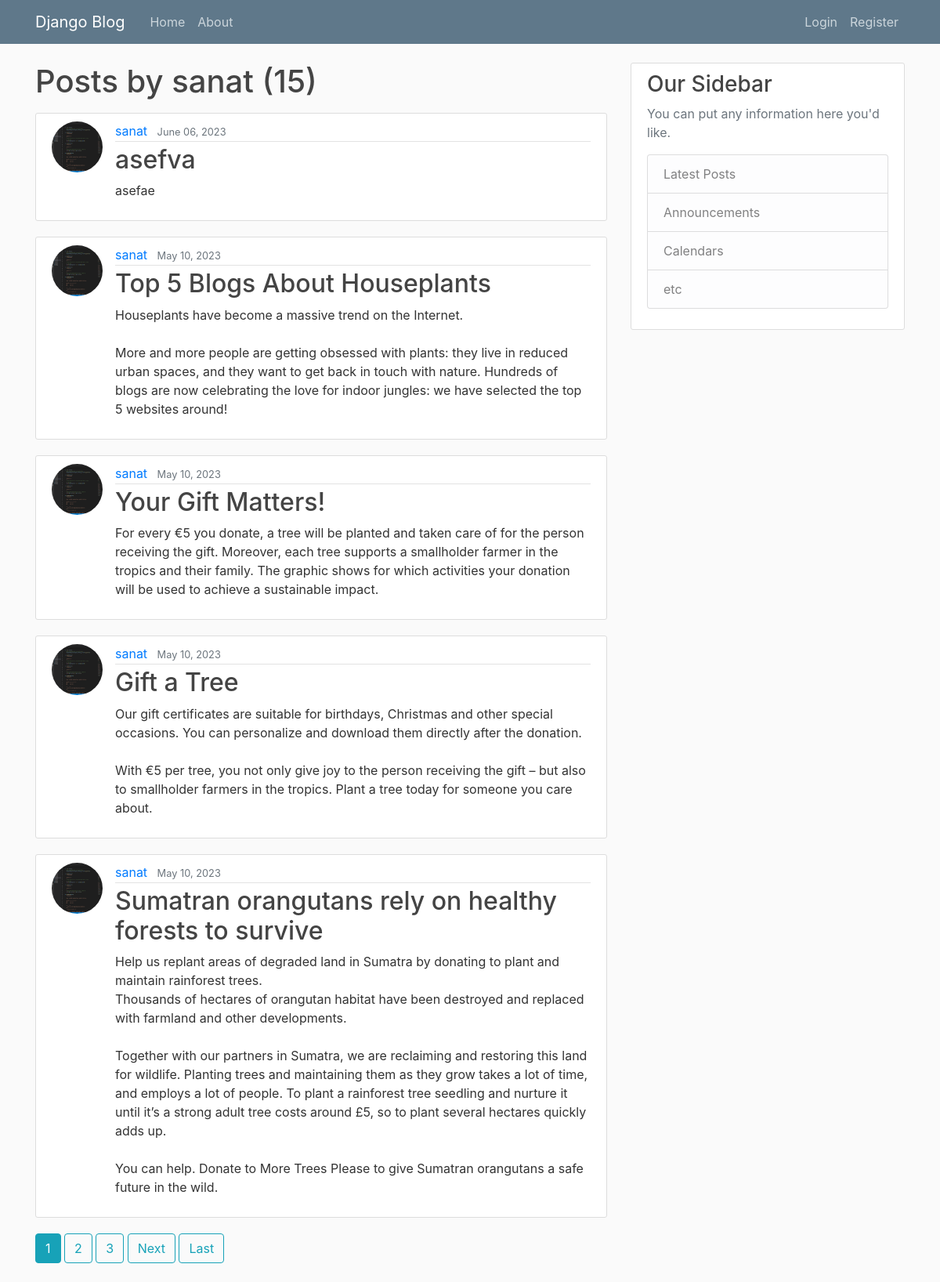
/user/sanat, run on the app's committed database.
### blog/models.py (models this page shows, shortened)
class Post(models.Model):
    title = models.CharField(max_length=100)
    content = models.TextField()
    date_posted = models.DateTimeField(default=timezone.now)
    author = models.ForeignKey(User, on_delete=models.CASCADE)

### users/models.py (models this page shows, shortened)
class Profile(models.Model):
    user = models.OneToOneField(User, on_delete=models.CASCADE)
    image = models.ImageField(default='default.jpg', upload_to='profile_pics')

### blog/views.py (the view)
# urls.py: path('user/<str:username>', UserPostListView.as_view(), name='user-posts'),
class UserPostListView(ListView):
    model = Post
    template_name = 'blog/user_posts.html'
    context_object_name = 'posts'
    paginate_by=5
    def get_queryset(self):
        user = get_object_or_404(User, username=self.kwargs.get('username'))
        return Post.objects.filter(author=user).order_by('-date_posted')

### blog/templates/blog/user_posts.html (shortened to what this page needs)
{% extends "blog/base.html" %}
{% block content %}
    <h1 class="mb-3">Posts by {{ view.kwargs.username }} ({{ page_obj.paginator.count }})</h1>
    {% for post in posts %}
        <article class="media content-section">
          <img class="rounded-circle article-img" src="{{ post.author.profile.image.url }}">
          <div class="media-body">
            <div class="article-metadata">
              <a class="mr-2" href="{% url 'user-posts' post.author.username %}">{{ post.author }}</a>
              <small class="text-muted">{{ post.date_posted|date:"F d, Y" }}</small>
            </div>
            <h2><a class="article-title" href="{% url 'post-detail' post.id %}">{{ post.title }}</a></h2>
            <p class="article-content">{{ post.content }}</p>
          </div>
        </article>
    {% endfor %}
    {% if is_paginated %}
      {% for num in page_obj.paginator.page_range %}
        {% if page_obj.number == num %}
          <a class="btn btn-info mb-4" href="?page={{ num }}">{{ num }}</a>
        {% elif num > page_obj.number|add:'-3' and num < page_obj.number|add:'3' %}
          <a class="btn btn-outline-info mb-4" href="?page={{ num }}">{{ num }}</a>
        {% endif %}
      {% endfor %}
      {% if page_obj.has_next %}
        <a class="btn btn-outline-info mb-4" href="?page={{ page_obj.next_page_number }}">Next</a>
        <a class="btn btn-outline-info mb-4" href="?page={{ page_obj.paginator.num_pages }}">Last</a>
      {% endif %}
    {% endif %}
{% endblock content %}

### blog/static/blog/main.css (style rules this page uses)
body { background: #fafafa; color: #333333; margin-top: 5rem; }
h1, h2, h3, h4, h5, h6 { color: #444444; }
.content-section { background: #ffffff; padding: 10px 20px; border: 1px solid #dddddd; border-radius: 3px; margin-bottom: 20px; }
.article-title { color: #444444; }
.article-content { white-space: pre-line; }
.article-img { height: 65px; width: 65px; margin-right: 16px; }
.article-metadata { padding-bottom: 1px; margin-bottom: 4px; border-bottom: 1px solid #e3e3e3 }

### data on the page
Post: author.profile.image (picture), author "sanat", date_posted "June 06, 2023", title "asefva", content "asefae"
Post: author.profile.image (picture), author "sanat", date_posted "May 10, 2023", title "Top 5 Blogs About Houseplants", content "Houseplants have become a massive trend on the Internet. More and more people are getting obsessed with plants: they live in reduced urban spaces, and they want to get back in touch with nature. Hundreds of blogs are now celebrating the love for indoor jungles: we have selected the top 5 websites around!"
Post: author.profile.image (picture), author "sanat", date_posted "May 10, 2023", title "Your Gift Matters!", content "For every €5 you donate, a tree will be planted and taken care of for the person receiving the gift. Moreover, each tree supports a smallholder farmer in the tropics and their family. The graphic shows for which activities your donation will be used to achieve a sustainable impact."
Post: author.profile.image (picture), author "sanat", date_posted "May 10, 2023", title "Gift a Tree", content "Our gift certificates are suitable for birthdays, Christmas and other special occasions. You can personalize and download them directly after the donation. With €5 per tree, you not only give joy to the person receiving the gift – but also to smallholder farmers in the tropics. Plant a tree today for someone you care about."
Post: author.profile.image (picture), author "sanat", date_posted "May 10, 2023", title "Sumatran orangutans rely on healthy forests to survive", content "Help us replant areas of degraded land in Sumatra by donating to plant and maintain rainforest trees. Thousands of hectares of orangutan habitat have been destroyed and replaced with farmland and other developments. Together with our partners in Sumatra, we are reclaiming and restoring this land for wildlife. Planting trees and maintaining them as they grow takes a lot of time, and employs a lot of people. To plant a rainforest tree seedling and nurture it until it’s a strong adult tree costs around £5, so to plant several hectares quickly adds up. You can help. Donate to More Trees Please to give Sumatran orangutans a safe future in the wild."

### other printed values
{{ view.kwargs.username }} "sanat"
{{ page_obj.paginator.count }} "15"
{{ num }} "1"
{{ num }} "2" "3"
